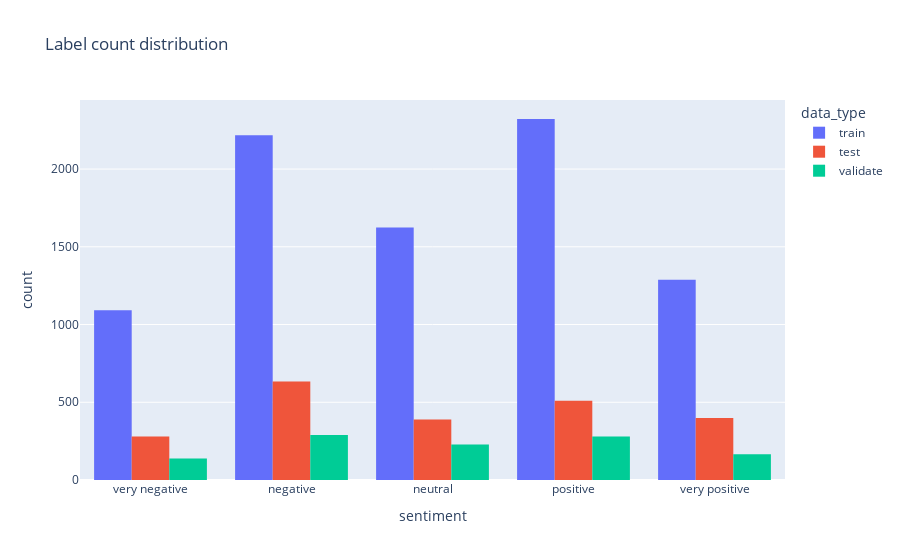

Notebook code for this chart:
### Code cell
# use plotly.express to plot df label count distribution as bar plot
fig = px.histogram(df, x="sentiment", color="data_type", barmode="group", title="Label count distribution")
# order the x-axis by sentiment
fig.update_xaxes(categoryorder="array", categoryarray=["very negative", "negative", "neutral", "positive", "very positive"])
fig.show()

### Figure 1 — Plotly figure (JSON) as saved in the notebook; plotly's stock layout.template omitted (floating-point values rounded to 4 significant figures; data arrays with more than 128 entries replaced by an {"elided": "..."} marker saying what was removed)
{"data": [{"alignmentgroup": "True", "bingroup": "x", "hovertemplate": "data_type=train<br>sentiment=%{x}<br>count=%{y}<extra></extra>", "legendgroup": "train", "marker": {"color": "#636efa", "pattern": {"shape": ""}}, "name": "train", "offsetgroup": "train", "orientation": "v", "showlegend": true, "type": "histogram", "x": {"elided": "8544 str values"}, "xaxis": "x", "yaxis": "y"}, {"alignmentgroup": "True", "bingroup": "x", "hovertemplate": "data_type=test<br>sentiment=%{x}<br>count=%{y}<extra></extra>", "legendgroup": "test", "marker": {"color": "#EF553B", "pattern": {"shape": ""}}, "name": "test", "offsetgroup": "test", "orientation": "v", "showlegend": true, "type": "histogram", "x": {"elided": "2210 str values"}, "xaxis": "x", "yaxis": "y"}, {"alignmentgroup": "True", "bingroup": "x", "hovertemplate": "data_type=validate<br>sentiment=%{x}<br>count=%{y}<extra></extra>", "legendgroup": "validate", "marker": {"color": "#00cc96", "pattern": {"shape": ""}}, "name": "validate", "offsetgroup": "validate", "orientation": "v", "showlegend": true, "type": "histogram", "x": {"elided": "1101 str values"}, "xaxis": "x", "yaxis": "y"}], "layout": {"barmode": "group", "legend": {"title": {"text": "data_type"}, "tracegroupgap": 0}, "title": {"text": "Label count distribution"}, "xaxis": {"anchor": "y", "categoryarray": ["very negative", "negative", "neutral", "positive", "very positive"], "categoryorder": "array", "domain": [0, 1], "title": {"text": "sentiment"}}, "yaxis": {"anchor": "x", "domain": [0, 1], "title": {"text": "count"}}}}
